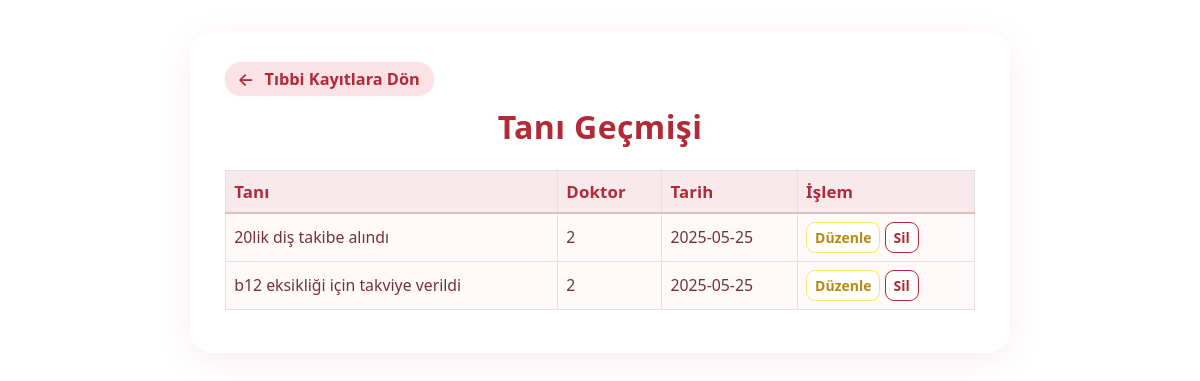
The app's page /index.php?page=viewDiagnosis&test_id=2 (signed in) with its own data.
### tables this page shows
CREATE TABLE `diagnoses` (
  `id` int(11) NOT NULL,
  `test_id` int(11) NOT NULL,
  `doctor_id` int(11) NOT NULL,
  `diagnosis` text NOT NULL,
  `diagnosis_date` date NOT NULL,
  `created_at` timestamp NOT NULL DEFAULT current_timestamp()
);

### controllers/DiagnosisController.php (called while the page is built, shortened)
<?php
require_once __DIR__ . '/../models/Diagnosis.php';
class DiagnosisController {
    private $model;
    public function __construct() {
        $this->model = new Diagnosis();
    }
    public function viewByTest() {
        $test_id = $_GET['test_id'] ?? null;
        $diagnoses = $this->model->getByTest($test_id);
        require BASE_PATH . '/views/layout.php';
    }
}

### public/index.php (called while the page is built, shortened)
<?php
$page = $_GET['page'] ?? 'login';
route($page);
?>

### config/Database.php (called while the page is built)
<?php
class Database {
    private static $connection = null;
    public static function getConnection() {
        if (self::$connection === null) {
            $host = 'localhost';
            $db = 'dishane_db';
            $user = 'root';
            $pass = '';
            $charset = 'utf8mb4';
            $dsn = "mysql:host=$host;dbname=$db;charset=$charset";
            $options = [
                PDO::ATTR_ERRMODE => PDO::ERRMODE_EXCEPTION,
                PDO::ATTR_DEFAULT_FETCH_MODE => PDO::FETCH_ASSOC,
                PDO::ATTR_EMULATE_PREPARES => false,
            ];
            try {
                self::$connection = new PDO($dsn, $user, $pass, $options);
            } catch (PDOException $e) {
                die("Veritabanı bağlantı hatası: " . $e->getMessage());
            }
        }
        return self::$connection;
    }
}

### models/Diagnosis.php (called while the page is built, shortened)
<?php
require_once __DIR__ . '/../config/Database.php';
class Diagnosis {
    private $db;
    public function __construct() {
        $this->db = Database::getConnection();
    }
    public function getByTest($test_id) {
        $stmt = $this->db->prepare("SELECT * FROM diagnoses WHERE test_id = ? ORDER BY diagnosis_date DESC, id DESC");
        $stmt->execute([$test_id]);
        return $stmt->fetchAll(PDO::FETCH_ASSOC);
    }
}

### views/dashboard/doktor/view-diagnosis.php (the view, shortened to what this page needs)
<link href="https://cdn.jsdelivr.net/npm/bootstrap@5.3.0/dist/css/bootstrap.min.css" rel="stylesheet">
<div class="diagnosis-card">
    <div class="geri-btn-kapsayici">
        <a href="index.php?page=searchMedicalRecordsDoctor" class="geri-btn-mini">
            <span class="geri-ikon">&#8592;</span> Tıbbi Kayıtlara Dön
        </a>
    </div>
    <h2 class="mb-4">Tanı Geçmişi</h2>
    <?php if (empty($diagnoses)): ?>
        <div class="alert alert-info">Bu kayda ait tanı yok.</div>
    <?php else: ?>
        <div class="table-responsive">
            <table class="table table-bordered align-middle">
                <thead class="table-light">
                    <tr>
                        <th>Tanı</th>
                        <th>Doktor</th>
                        <th>Tarih</th>
                        <th>İşlem</th>
                    </tr>
                </thead>
                <tbody>
                    <?php foreach ($diagnoses as $diag): ?>
                        <tr>
                            <td><?= htmlspecialchars($diag['diagnosis'] ?? '-') ?></td>
                            <td><?= htmlspecialchars($diag['doctor_id'] ?? '-') ?></td>
                            <td><?= htmlspecialchars($diag['diagnosis_date'] ?? '-') ?></td>
                            <td>
                                <a href="index.php?page=editDiagnosis&diagnosis_id=<?= $diag['id'] ?>&test_id=<?= $diag['test_id'] ?>" class="btn btn-outline-warning btn-sm">Düzenle</a>
                                <a href="index.php?page=deleteDiagnosis&diagnosis_id=<?= $diag['id'] ?>&test_id=<?= $diag['test_id'] ?>" class="btn btn-outline-danger btn-sm" onclick="return confirm('Silmek istediğinize emin misiniz?')">Sil</a>
                            </td>
                        </tr>
                    <?php endforeach; ?>
                </tbody>
            </table>
        </div>
    <?php endif; ?>
</div>

### views/dashboard/doktor/view-diagnosis.php (style rules this page uses)
.diagnosis-card { max-width: 820px; margin: 32px auto 36px auto; background: #fff; border-radius: 22px; box-shadow: 0 8px 36px 0 rgba(176, 42, 55, 0.09); padding: 2.1rem 2.2rem 1.7rem 2.2rem; position: relative; }
.diagnosis-card h2 { color: #b02a37; font-weight: 700; letter-spacing: .41px; margin-bottom: 1.08rem; text-align: center; }
.diagnosis-card .table th { background: #f8e9ec; color: #b02a37; font-weight: 700; border-bottom: 2.2px solid #e0bfc2 !important; font-size: 1.05rem; letter-spacing: .16px; }
.diagnosis-card .table td { background: #fff9fa; color: #713339; font-size: 0.99rem; vertical-align: middle; }
.diagnosis-card .btn-outline-warning { color: #b68a11 !important; border-color: #ffe173 !important; font-weight: 600; border-radius: 9px; background: #fff; }
.diagnosis-card .btn-outline-danger { color: #b02a37 !important; border-color: #b02a37 !important; font-weight: 600; border-radius: 9px; background: #fff; }
.diagnosis-card .geri-btn-kapsayici { margin-bottom: 0.7rem; margin-top: -0.2rem; }
.diagnosis-card .geri-btn-mini { display: inline-flex; align-items: center; gap: .4em; background: #fae2e7; color: #b02a37; font-weight: 600; font-size: 1.02rem; border: none; border-radius: 16px; padding: 5px 14px 5px 11px; text-decoration: none; box-shadow: 0 1px 5px 0 rgba(176,42,55,0.03); transition: background .15s, color .13s; height: 34px; min-width: 62px; }
.diagnosis-card .geri-btn-mini .geri-ikon { font-size: 1.08em; vertical-align: middle; margin-right: 4px; margin-left: 1px; }

### records on screen
diagnoses: diagnosis "20lik diş takibe alındı", doctor "2", diagnosis_date "2025-05-25"
diagnoses: diagnosis "b12 eksikliği için takviye verildi", doctor "2", diagnosis_date "2025-05-25"
